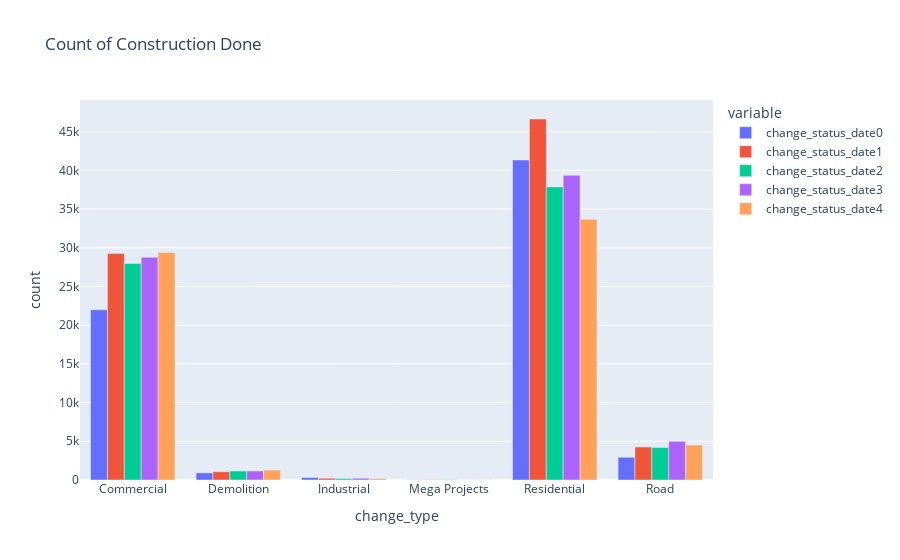
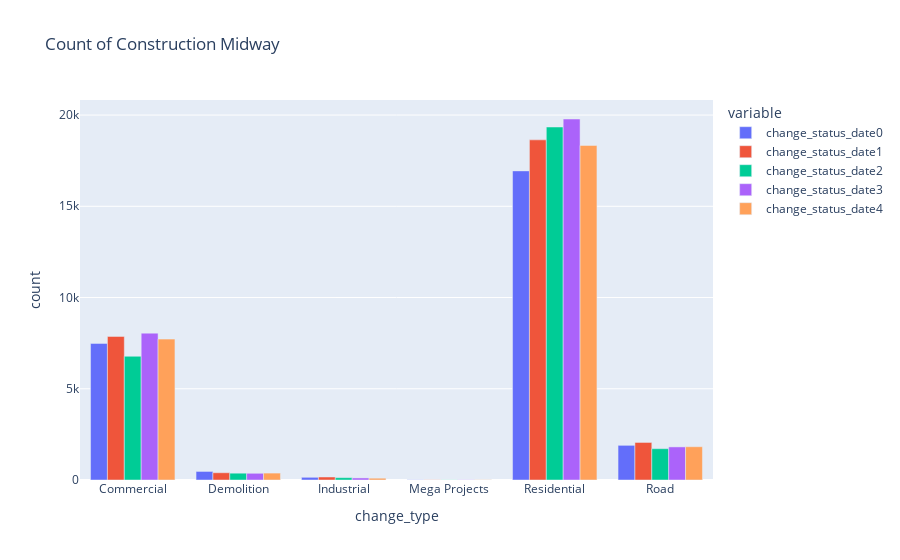

Notebook code for these charts, in order:
### Markdown cell above
Contrary to expectations, it became evident that the presence of the value `Materials Dumped` extends beyond cases classified under the `Demolition` label. To investigate further, we extended our analysis to include other values of the change
status date attributes.

### Code cell
fig1 = px.bar(count_status('Construction Done'), x='change_type', y='count', color='variable', barmode='group', title='Count of Construction Done')
fig1.show()
fig2 = px.bar(count_status('Construction Midway'), x='change_type', y='count', color='variable', barmode='group', title='Count of Construction Midway')
fig2.show()

### Figure 1 — Plotly figure (JSON) as saved in the notebook; plotly's stock layout.template omitted (floating-point values rounded to 4 significant figures)
{"data": [{"alignmentgroup": "True", "hovertemplate": "variable=change_status_date0<br>change_type=%{x}<br>count=%{y}<extra></extra>", "legendgroup": "change_status_date0", "marker": {"color": "#636efa", "pattern": {"shape": ""}}, "name": "change_status_date0", "offsetgroup": "change_status_date0", "orientation": "v", "showlegend": true, "textposition": "auto", "type": "bar", "x": ["Commercial", "Demolition", "Industrial", "Mega Projects", "Residential", "Road"], "xaxis": "x", "y": [21985, 919, 311, 21, 41329, 2938], "yaxis": "y"}, {"alignmentgroup": "True", "hovertemplate": "variable=change_status_date1<br>change_type=%{x}<br>count=%{y}<extra></extra>", "legendgroup": "change_status_date1", "marker": {"color": "#EF553B", "pattern": {"shape": ""}}, "name": "change_status_date1", "offsetgroup": "change_status_date1", "orientation": "v", "showlegend": true, "textposition": "auto", "type": "bar", "x": ["Commercial", "Demolition", "Industrial", "Mega Projects", "Residential", "Road"], "xaxis": "x", "y": [29262, 1070, 228, 35, 46630, 4261], "yaxis": "y"}, {"alignmentgroup": "True", "hovertemplate": "variable=change_status_date2<br>change_type=%{x}<br>count=%{y}<extra></extra>", "legendgroup": "change_status_date2", "marker": {"color": "#00cc96", "pattern": {"shape": ""}}, "name": "change_status_date2", "offsetgroup": "change_status_date2", "orientation": "v", "showlegend": true, "textposition": "auto", "type": "bar", "x": ["Commercial", "Demolition", "Industrial", "Mega Projects", "Residential", "Road"], "xaxis": "x", "y": [27961, 1159, 175, 29, 37855, 4198], "yaxis": "y"}, {"alignmentgroup": "True", "hovertemplate": "variable=change_status_date3<br>change_type=%{x}<br>count=%{y}<extra></extra>", "legendgroup": "change_status_date3", "marker": {"color": "#ab63fa", "pattern": {"shape": ""}}, "name": "change_status_date3", "offsetgroup": "change_status_date3", "orientation": "v", "showlegend": true, "textposition": "auto", "type": "bar", "x": ["Commercial", "Demolition", "Industrial", "Mega Projects", "Residential", "Road"], "xaxis": "x", "y": [28768, 1166, 226, 17, 39353, 4989], "yaxis": "y"}, {"alignmentgroup": "True", "hovertemplate": "variable=change_status_date4<br>change_type=%{x}<br>count=%{y}<extra></extra>", "legendgroup": "change_status_date4", "marker": {"color": "#FFA15A", "pattern": {"shape": ""}}, "name": "change_status_date4", "offsetgroup": "change_status_date4", "orientation": "v", "showlegend": true, "textposition": "auto", "type": "bar", "x": ["Commercial", "Demolition", "Industrial", "Mega Projects", "Residential", "Road"], "xaxis": "x", "y": [29378, 1278, 174, 19, 33692, 4517], "yaxis": "y"}], "layout": {"barmode": "group", "legend": {"title": {"text": "variable"}, "tracegroupgap": 0}, "title": {"text": "Count of Construction Done"}, "xaxis": {"anchor": "y", "domain": [0, 1], "title": {"text": "change_type"}}, "yaxis": {"anchor": "x", "domain": [0, 1], "title": {"text": "count"}}}}

### Figure 2 — Plotly figure (JSON) as saved in the notebook; plotly's stock layout.template omitted (floating-point values rounded to 4 significant figures)
{"data": [{"alignmentgroup": "True", "hovertemplate": "variable=change_status_date0<br>change_type=%{x}<br>count=%{y}<extra></extra>", "legendgroup": "change_status_date0", "marker": {"color": "#636efa", "pattern": {"shape": ""}}, "name": "change_status_date0", "offsetgroup": "change_status_date0", "orientation": "v", "showlegend": true, "textposition": "auto", "type": "bar", "x": ["Commercial", "Demolition", "Industrial", "Mega Projects", "Residential", "Road"], "xaxis": "x", "y": [7486, 469, 148, 11, 16940, 1900], "yaxis": "y"}, {"alignmentgroup": "True", "hovertemplate": "variable=change_status_date1<br>change_type=%{x}<br>count=%{y}<extra></extra>", "legendgroup": "change_status_date1", "marker": {"color": "#EF553B", "pattern": {"shape": ""}}, "name": "change_status_date1", "offsetgroup": "change_status_date1", "orientation": "v", "showlegend": true, "textposition": "auto", "type": "bar", "x": ["Commercial", "Demolition", "Industrial", "Mega Projects", "Residential", "Road"], "xaxis": "x", "y": [7869, 399, 165, 10, 18641, 2058], "yaxis": "y"}, {"alignmentgroup": "True", "hovertemplate": "variable=change_status_date2<br>change_type=%{x}<br>count=%{y}<extra></extra>", "legendgroup": "change_status_date2", "marker": {"color": "#00cc96", "pattern": {"shape": ""}}, "name": "change_status_date2", "offsetgroup": "change_status_date2", "orientation": "v", "showlegend": true, "textposition": "auto", "type": "bar", "x": ["Commercial", "Demolition", "Industrial", "Mega Projects", "Residential", "Road"], "xaxis": "x", "y": [6780, 373, 128, 9, 19345, 1716], "yaxis": "y"}, {"alignmentgroup": "True", "hovertemplate": "variable=change_status_date3<br>change_type=%{x}<br>count=%{y}<extra></extra>", "legendgroup": "change_status_date3", "marker": {"color": "#ab63fa", "pattern": {"shape": ""}}, "name": "change_status_date3", "offsetgroup": "change_status_date3", "orientation": "v", "showlegend": true, "textposition": "auto", "type": "bar", "x": ["Commercial", "Demolition", "Industrial", "Mega Projects", "Residential", "Road"], "xaxis": "x", "y": [8049, 368, 113, 12, 19784, 1814], "yaxis": "y"}, {"alignmentgroup": "True", "hovertemplate": "variable=change_status_date4<br>change_type=%{x}<br>count=%{y}<extra></extra>", "legendgroup": "change_status_date4", "marker": {"color": "#FFA15A", "pattern": {"shape": ""}}, "name": "change_status_date4", "offsetgroup": "change_status_date4", "orientation": "v", "showlegend": true, "textposition": "auto", "type": "bar", "x": ["Commercial", "Demolition", "Industrial", "Mega Projects", "Residential", "Road"], "xaxis": "x", "y": [7721, 379, 98, 11, 18335, 1824], "yaxis": "y"}], "layout": {"barmode": "group", "legend": {"title": {"text": "variable"}, "tracegroupgap": 0}, "title": {"text": "Count of Construction Midway"}, "xaxis": {"anchor": "y", "domain": [0, 1], "title": {"text": "change_type"}}, "yaxis": {"anchor": "x", "domain": [0, 1], "title": {"text": "count"}}}}
